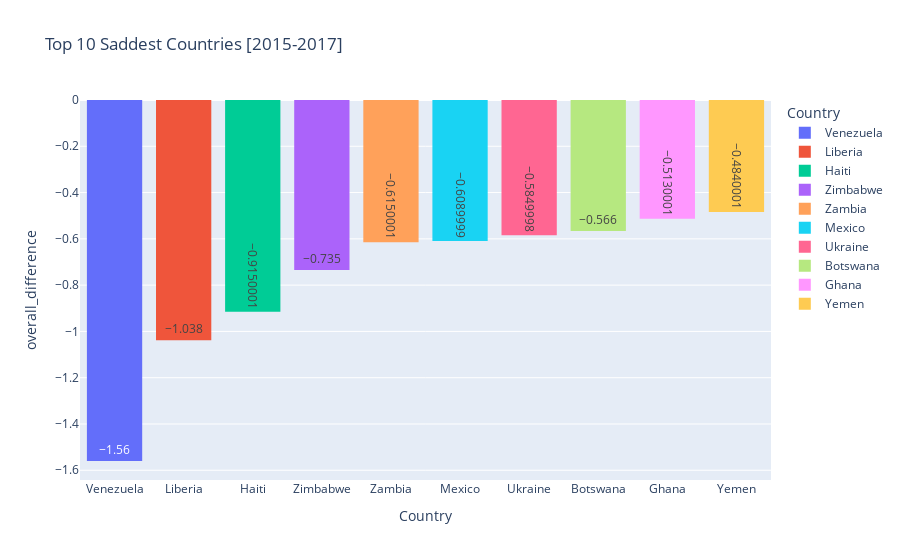

Notebook code for this chart:
### Markdown cell above
## 5- What saddest Countries ?

### Code cell
fig = px.histogram(saddest_countries, 
                   x="Country", 
                   y='overall_difference',
                   title="Top 10 Saddest Countries [2015-2017]", 
                   color ='Country',
                   text_auto=True).update_xaxes(categoryorder='total ascending').update_layout(
                     xaxis_title="Country", yaxis_title="overall_difference"
)
fig.show()

### Figure 1 — Plotly figure (JSON) as saved in the notebook; plotly's stock layout.template omitted (floating-point values rounded to 4 significant figures)
{"data": [{"alignmentgroup": "True", "bingroup": "x", "histfunc": "sum", "hovertemplate": "Country=%{x}<br>sum of overall_difference=%{y}<extra></extra>", "legendgroup": "Venezuela", "marker": {"color": "#636efa", "pattern": {"shape": ""}}, "name": "Venezuela", "offsetgroup": "Venezuela", "orientation": "v", "showlegend": true, "texttemplate": "%{value}", "type": "histogram", "x": ["Venezuela"], "xaxis": "x", "y": [-1.56], "yaxis": "y"}, {"alignmentgroup": "True", "bingroup": "x", "histfunc": "sum", "hovertemplate": "Country=%{x}<br>sum of overall_difference=%{y}<extra></extra>", "legendgroup": "Liberia", "marker": {"color": "#EF553B", "pattern": {"shape": ""}}, "name": "Liberia", "offsetgroup": "Liberia", "orientation": "v", "showlegend": true, "texttemplate": "%{value}", "type": "histogram", "x": ["Liberia"], "xaxis": "x", "y": [-1.038], "yaxis": "y"}, {"alignmentgroup": "True", "bingroup": "x", "histfunc": "sum", "hovertemplate": "Country=%{x}<br>sum of overall_difference=%{y}<extra></extra>", "legendgroup": "Haiti", "marker": {"color": "#00cc96", "pattern": {"shape": ""}}, "name": "Haiti", "offsetgroup": "Haiti", "orientation": "v", "showlegend": true, "texttemplate": "%{value}", "type": "histogram", "x": ["Haiti"], "xaxis": "x", "y": [-0.915], "yaxis": "y"}, {"alignmentgroup": "True", "bingroup": "x", "histfunc": "sum", "hovertemplate": "Country=%{x}<br>sum of overall_difference=%{y}<extra></extra>", "legendgroup": "Zimbabwe", "marker": {"color": "#ab63fa", "pattern": {"shape": ""}}, "name": "Zimbabwe", "offsetgroup": "Zimbabwe", "orientation": "v", "showlegend": true, "texttemplate": "%{value}", "type": "histogram", "x": ["Zimbabwe"], "xaxis": "x", "y": [-0.735], "yaxis": "y"}, {"alignmentgroup": "True", "bingroup": "x", "histfunc": "sum", "hovertemplate": "Country=%{x}<br>sum of overall_difference=%{y}<extra></extra>", "legendgroup": "Zambia", "marker": {"color": "#FFA15A", "pattern": {"shape": ""}}, "name": "Zambia", "offsetgroup": "Zambia", "orientation": "v", "showlegend": true, "texttemplate": "%{value}", "type": "histogram", "x": ["Zambia"], "xaxis": "x", "y": [-0.615], "yaxis": "y"}, {"alignmentgroup": "True", "bingroup": "x", "histfunc": "sum", "hovertemplate": "Country=%{x}<br>sum of overall_difference=%{y}<extra></extra>", "legendgroup": "Mexico", "marker": {"color": "#19d3f3", "pattern": {"shape": ""}}, "name": "Mexico", "offsetgroup": "Mexico", "orientation": "v", "showlegend": true, "texttemplate": "%{value}", "type": "histogram", "x": ["Mexico"], "xaxis": "x", "y": [-0.609], "yaxis": "y"}, {"alignmentgroup": "True", "bingroup": "x", "histfunc": "sum", "hovertemplate": "Country=%{x}<br>sum of overall_difference=%{y}<extra></extra>", "legendgroup": "Ukraine", "marker": {"color": "#FF6692", "pattern": {"shape": ""}}, "name": "Ukraine", "offsetgroup": "Ukraine", "orientation": "v", "showlegend": true, "texttemplate": "%{value}", "type": "histogram", "x": ["Ukraine"], "xaxis": "x", "y": [-0.585], "yaxis": "y"}, {"alignmentgroup": "True", "bingroup": "x", "histfunc": "sum", "hovertemplate": "Country=%{x}<br>sum of overall_difference=%{y}<extra></extra>", "legendgroup": "Botswana", "marker": {"color": "#B6E880", "pattern": {"shape": ""}}, "name": "Botswana", "offsetgroup": "Botswana", "orientation": "v", "showlegend": true, "texttemplate": "%{value}", "type": "histogram", "x": ["Botswana"], "xaxis": "x", "y": [-0.566], "yaxis": "y"}, {"alignmentgroup": "True", "bingroup": "x", "histfunc": "sum", "hovertemplate": "Country=%{x}<br>sum of overall_difference=%{y}<extra></extra>", "legendgroup": "Ghana", "marker": {"color": "#FF97FF", "pattern": {"shape": ""}}, "name": "Ghana", "offsetgroup": "Ghana", "orientation": "v", "showlegend": true, "texttemplate": "%{value}", "type": "histogram", "x": ["Ghana"], "xaxis": "x", "y": [-0.513], "yaxis": "y"}, {"alignmentgroup": "True", "bingroup": "x", "histfunc": "sum", "hovertemplate": "Country=%{x}<br>sum of overall_difference=%{y}<extra></extra>", "legendgroup": "Yemen", "marker": {"color": "#FECB52", "pattern": {"shape": ""}}, "name": "Yemen", "offsetgroup": "Yemen", "orientation": "v", "showlegend": true, "texttemplate": "%{value}", "type": "histogram", "x": ["Yemen"], "xaxis": "x", "y": [-0.484], "yaxis": "y"}], "layout": {"barmode": "relative", "legend": {"title": {"text": "Country"}, "tracegroupgap": 0}, "title": {"text": "Top 10 Saddest Countries [2015-2017]"}, "xaxis": {"anchor": "y", "categoryarray": ["Venezuela", "Liberia", "Haiti", "Zimbabwe", "Zambia", "Mexico", "Ukraine", "Botswana", "Ghana", "Yemen"], "categoryorder": "total ascending", "domain": [0, 1], "title": {"text": "Country"}}, "yaxis": {"anchor": "x", "domain": [0, 1], "title": {"text": "overall_difference"}}}}
